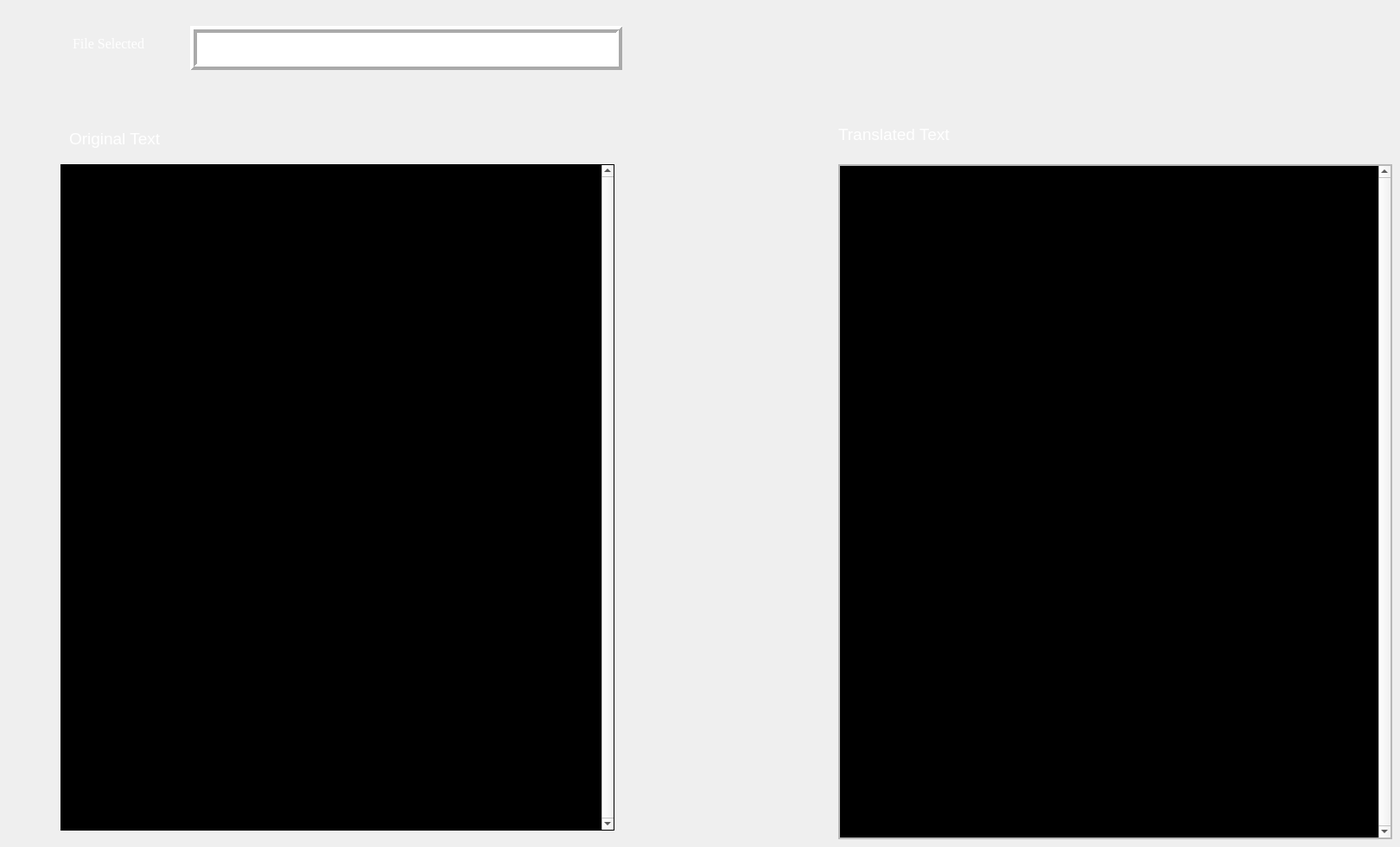
    <widget class="QWidget" name="page4">
     <widget class="QLabel" name="label">
      <property name="geometry">
       <rect>
        <x>220</x>
        <y>30</y>
        <width>500</width>
        <height>51</height>
       </rect>
      </property>
      <property name="font">
       <font>
        <family>Times New Roman</family>
        <pointsize>12</pointsize>
       </font>
      </property>
      <property name="styleSheet">
       <string notr="true">background-color: rgb(255, 255, 255);</string>
      </property>
      <property name="frameShape">
       <enum>QFrame::Box</enum>
      </property>
      <property name="frameShadow">
       <enum>QFrame::Raised</enum>
      </property>
      <property name="lineWidth">
       <number>4</number>
      </property>
      <property name="text">
       <string/>
      </property>
     </widget>
     <widget class="QPlainTextEdit" name="plainTextEdit">
      <property name="geometry">
       <rect>
        <x>70</x>
        <y>190</y>
        <width>641</width>
        <height>771</height>
       </rect>
      </property>
      <property name="palette">
       <palette>
        <active>
         <colorrole role="Button">
          <brush brushstyle="SolidPattern">
           <color alpha="255">
            <red>0</red>
            <green>0</green>
            <blue>0</blue>
           </color>
          </brush>
         </colorrole>
         <colorrole role="Text">
          <brush brushstyle="SolidPattern">
           <color alpha="255">
            <red>255</red>
            <green>255</green>
            <blue>255</blue>
           </color>
          </brush>
         </colorrole>
         <colorrole role="Base">
          <brush brushstyle="SolidPattern">
           <color alpha="255">
            <red>0</red>
            <green>0</green>
            <blue>0</blue>
           </color>
          </brush>
         </colorrole>
         <colorrole role="Window">
          <brush brushstyle="SolidPattern">
           <color alpha="255">
            <red>0</red>
            <green>0</green>
            <blue>0</blue>
           </color>
          </brush>
         </colorrole>
         <colorrole role="Highlight">
          <brush brushstyle="SolidPattern">
           <color alpha="255">
            <red>0</red>
            <green>0</green>
            <blue>0</blue>
           </color>
          </brush>
         </colorrole>
        </active>
        <inactive>
         <colorrole role="Button">
          <brush brushstyle="SolidPattern">
           <color alpha="255">
            <red>0</red>
            <green>0</green>
            <blue>0</blue>
           </color>
          </brush>
         </colorrole>
         <colorrole role="Text">
          <brush brushstyle="SolidPattern">
           <color alpha="255">
            <red>255</red>
            <green>255</green>
            <blue>255</blue>
           </color>
          </brush>
         </colorrole>
         <colorrole role="Base">
          <brush brushstyle="SolidPattern">
           <color alpha="255">
            <red>0</red>
            <green>0</green>
            <blue>0</blue>
           </color>
          </brush>
         </colorrole>
         <colorrole role="Window">
          <brush brushstyle="SolidPattern">
           <color alpha="255">
            <red>0</red>
            <green>0</green>
            <blue>0</blue>
           </color>
          </brush>
         </colorrole>
         <colorrole role="Highlight">
          <brush brushstyle="SolidPattern">
           <color alpha="255">
            <red>0</red>
            <green>0</green>
            <blue>0</blue>
           </color>
          </brush>
         </colorrole>
        </inactive>
        <disabled>
         <colorrole role="Button">
          <brush brushstyle="SolidPattern">
           <color alpha="255">
            <red>0</red>
            <green>0</green>
            <blue>0</blue>
           </color>
          </brush>
         </colorrole>
         <colorrole role="Text">
          <brush brushstyle="SolidPattern">
           <color alpha="255">
            <red>120</red>
            <green>120</green>
            <blue>120</blue>
           </color>
          </brush>
         </colorrole>
         <colorrole role="Base">
          <brush brushstyle="SolidPattern">
           <color alpha="255">
            <red>0</red>
            <green>0</green>
            <blue>0</blue>
           </color>
          </brush>
         </colorrole>
         <colorrole role="Window">
          <brush brushstyle="SolidPattern">
           <color alpha="255">
            <red>0</red>
            <green>0</green>
            <blue>0</blue>
           </color>
          </brush>
         </colorrole>
         <colorrole role="Highlight">
          <brush brushstyle="SolidPattern">
           <color alpha="255">
            <red>0</red>
            <green>0</green>
            <blue>0</blue>
           </color>
          </brush>
         </colorrole>
        </disabled>
       </palette>
      </property>
      <property name="font">
       <font>
        <family>Bahnschrift Light</family>
        <pointsize>14</pointsize>
        <weight>50</weight>
        <bold>false</bold>
       </font>
      </property>
      <property name="styleSheet">
       <string notr="true">selection-background-color: rgb(0, 0, 0);</string>
      </property>
      <property name="frameShape">
       <enum>QFrame::StyledPanel</enum>
      </property>
      <property name="frameShadow">
       <enum>QFrame::Raised</enum>
      </property>
      <property name="lineWidth">
       <number>2</number>
      </property>
      <property name="midLineWidth">
       <number>0</number>
      </property>
      <property name="verticalScrollBarPolicy">
       <enum>Qt::ScrollBarAlwaysOn</enum>
      </property>
      <property name="documentTitle">
       <string>Original Text</string>
      </property>
      <property name="lineWrapMode">
       <enum>QPlainTextEdit::WidgetWidth</enum>
      </property>
      <property name="backgroundVisible">
       <bool>true</bool>
      </property>
     </widget>
     <widget class="QPlainTextEdit" name="plainTextEdit_2">
      <property name="geometry">
       <rect>
        <x>970</x>
        <y>190</y>
        <width>641</width>
        <height>781</height>
       </rect>
      </property>
      <property name="palette">
       <palette>
        <active>
         <colorrole role="Button">
          <brush brushstyle="SolidPattern">
           <color alpha="255">
            <red>0</red>
            <green>0</green>
            <blue>0</blue>
           </color>
          </brush>
         </colorrole>
         <colorrole role="Text">
          <brush brushstyle="SolidPattern">
           <color alpha="255">
            <red>255</red>
            <green>255</green>
            <blue>255</blue>
           </color>
          </brush>
         </colorrole>
         <colorrole role="Base">
          <brush brushstyle="SolidPattern">
           <color alpha="255">
            <red>0</red>
            <green>0</green>
            <blue>0</blue>
           </color>
          </brush>
         </colorrole>
         <colorrole role="Window">
          <brush brushstyle="SolidPattern">
           <color alpha="255">
            <red>0</red>
            <green>0</green>
            <blue>0</blue>
           </color>
          </brush>
         </colorrole>
         <colorrole role="Highlight">
          <brush brushstyle="SolidPattern">
           <color alpha="255">
            <red>0</red>
            <green>0</green>
            <blue>0</blue>
           </color>
          </brush>
         </colorrole>
        </active>
        <inactive>
         <colorrole role="Button">
          <brush brushstyle="SolidPattern">
           <color alpha="255">
            <red>0</red>
            <green>0</green>
            <blue>0</blue>
           </color>
          </brush>
         </colorrole>
         <colorrole role="Text">
          <brush brushstyle="SolidPattern">
           <color alpha="255">
            <red>255</red>
            <green>255</green>
            <blue>255</blue>
           </color>
          </brush>
         </colorrole>
         <colorrole role="Base">
          <brush brushstyle="SolidPattern">
           <color alpha="255">
            <red>0</red>
            <green>0</green>
            <blue>0</blue>
           </color>
          </brush>
         </colorrole>
         <colorrole role="Window">
          <brush brushstyle="SolidPattern">
           <color alpha="255">
            <red>0</red>
            <green>0</green>
            <blue>0</blue>
           </color>
          </brush>
         </colorrole>
         <colorrole role="Highlight">
          <brush brushstyle="SolidPattern">
           <color alpha="255">
            <red>0</red>
            <green>0</green>
            <blue>0</blue>
           </color>
          </brush>
         </colorrole>
        </inactive>
        <disabled>
         <colorrole role="Button">
          <brush brushstyle="SolidPattern">
           <color alpha="255">
            <red>0</red>
            <green>0</green>
            <blue>0</blue>
           </color>
          </brush>
         </colorrole>
         <colorrole role="Text">
          <brush brushstyle="SolidPattern">
           <color alpha="255">
            <red>120</red>
            <green>120</green>
            <blue>120</blue>
           </color>
          </brush>
         </colorrole>
         <colorrole role="Base">
          <brush brushstyle="SolidPattern">
           <color alpha="255">
            <red>0</red>
            <green>0</green>
            <blue>0</blue>
           </color>
          </brush>
         </colorrole>
         <colorrole role="Window">
          <brush brushstyle="SolidPattern">
           <color alpha="255">
            <red>0</red>
            <green>0</green>
            <blue>0</blue>
           </color>
          </brush>
         </colorrole>
         <colorrole role="Highlight">
          <brush brushstyle="SolidPattern">
           <color alpha="255">
            <red>0</red>
            <green>0</green>
            <blue>0</blue>
           </color>
          </brush>
         </colorrole>
        </disabled>
       </palette>
      </property>
      <property name="font">
       <font>
        <family>Bahnschrift Light</family>
        <pointsize>14</pointsize>
       </font>
      </property>
      <property name="styleSheet">
       <string notr="true">selection-background-color: rgb(0, 0, 0);</string>
      </property>
      <property name="frameShape">
       <enum>QFrame::Box</enum>
      </property>
      <property name="frameShadow">
       <enum>QFrame::Raised</enum>
      </property>
      <property name="lineWidth">
       <number>0</number>
      </property>
      <property name="midLineWidth">
       <number>2</number>
      </property>
      <property name="verticalScrollBarPolicy">
       <enum>Qt::ScrollBarAlwaysOn</enum>
      </property>
     </widget>
     <widget class="QLabel" name="label_7">
      <property name="geometry">
       <rect>
        <x>40</x>
        <y>30</y>
        <width>171</width>
        <height>41</height>
       </rect>
      </property>
      <property name="palette">
       <palette>
        <active>
         <colorrole role="WindowText">
          <brush brushstyle="SolidPattern">
           <color alpha="255">
            <red>255</red>
            <green>255</green>
            <blue>255</blue>
           </color>
          </brush>
         </colorrole>
         <colorrole role="Button">
          <brush brushstyle="SolidPattern">
           <color alpha="255">
            <red>0</red>
            <green>0</green>
            <blue>0</blue>
           </color>
          </brush>
         </colorrole>
         <colorrole role="Base">
          <brush brushstyle="SolidPattern">
           <color alpha="255">
            <red>0</red>
            <green>0</green>
            <blue>0</blue>
           </color>
          </brush>
         </colorrole>
         <colorrole role="Window">
          <brush brushstyle="SolidPattern">
           <color alpha="255">
            <red>0</red>
            <green>0</green>
            <blue>0</blue>
           </color>
          </brush>
         </colorrole>
        </active>
        <inactive>
         <colorrole role="WindowText">
          <brush brushstyle="SolidPattern">
           <color alpha="255">
            <red>255</red>
            <green>255</green>
            <blue>255</blue>
           </color>
          </brush>
         </colorrole>
         <colorrole role="Button">
          <brush brushstyle="SolidPattern">
           <color alpha="255">
            <red>0</red>
            <green>0</green>
            <blue>0</blue>
           </color>
          </brush>
         </colorrole>
         <colorrole role="Base">
          <brush brushstyle="SolidPattern">
           <color alpha="255">
            <red>0</red>
            <green>0</green>
            <blue>0</blue>
           </color>
          </brush>
         </colorrole>
         <colorrole role="Window">
          <brush brushstyle="SolidPattern">
           <color alpha="255">
            <red>0</red>
            <green>0</green>
            <blue>0</blue>
           </color>
          </brush>
         </colorrole>
        </inactive>
        <disabled>
         <colorrole role="WindowText">
          <brush brushstyle="SolidPattern">
           <color alpha="255">
            <red>120</red>
            <green>120</green>
            <blue>120</blue>
           </color>
          </brush>
         </colorrole>
         <colorrole role="Button">
          <brush brushstyle="SolidPattern">
           <color alpha="255">
            <red>0</red>
            <green>0</green>
            <blue>0</blue>
           </color>
          </brush>
         </colorrole>
         <colorrole role="Base">
          <brush brushstyle="SolidPattern">
           <color alpha="255">
            <red>0</red>
            <green>0</green>
            <blue>0</blue>
           </color>
          </brush>
         </colorrole>
         <colorrole role="Window">
          <brush brushstyle="SolidPattern">
           <color alpha="255">
            <red>0</red>
            <green>0</green>
            <blue>0</blue>
           </color>
          </brush>
         </colorrole>
        </disabled>
       </palette>
      </property>
      <property name="font">
       <font>
        <family>Times New Roman</family>
        <pointsize>12</pointsize>
       </font>
      </property>
      <property name="text">
       <string>&lt;html&gt;&lt;head/&gt;&lt;body&gt;&lt;p align=&quot;center&quot;&gt;File Selected&lt;/p&gt;&lt;/body&gt;&lt;/html&gt;</string>
      </property>
     </widget>
     <widget class="QLabel" name="label_8">
      <property name="geometry">
       <rect>
        <x>80</x>
        <y>140</y>
        <width>201</width>
        <height>41</height>
       </rect>
      </property>
      <property name="palette">
       <palette>
        <active>
         <colorrole role="WindowText">
          <brush brushstyle="SolidPattern">
           <color alpha="255">
            <red>255</red>
            <green>255</green>
            <blue>255</blue>
           </color>
          </brush>
         </colorrole>
         <colorrole role="Button">
          <brush brushstyle="SolidPattern">
           <color alpha="255">
            <red>0</red>
            <green>0</green>
            <blue>0</blue>
           </color>
          </brush>
         </colorrole>
         <colorrole role="Base">
          <brush brushstyle="SolidPattern">
           <color alpha="255">
            <red>0</red>
            <green>0</green>
            <blue>0</blue>
           </color>
          </brush>
         </colorrole>
         <colorrole role="Window">
          <brush brushstyle="SolidPattern">
           <color alpha="255">
            <red>0</red>
            <green>0</green>
            <blue>0</blue>
           </color>
          </brush>
         </colorrole>
        </active>
        <inactive>
         <colorrole role="WindowText">
          <brush brushstyle="SolidPattern">
           <color alpha="255">
            <red>255</red>
            <green>255</green>
            <blue>255</blue>
           </color>
          </brush>
         </colorrole>
         <colorrole role="Button">
          <brush brushstyle="SolidPattern">
           <color alpha="255">
            <red>0</red>
            <green>0</green>
            <blue>0</blue>
           </color>
          </brush>
         </colorrole>
         <colorrole role="Base">
          <brush brushstyle="SolidPattern">
           <color alpha="255">
            <red>0</red>
            <green>0</green>
            <blue>0</blue>
           </color>
          </brush>
         </colorrole>
         <colorrole role="Window">
          <brush brushstyle="SolidPattern">
           <color alpha="255">
            <red>0</red>
            <green>0</green>
            <blue>0</blue>
           </color>
          </brush>
         </colorrole>
        </inactive>
        <disabled>
         <colorrole role="WindowText">
          <brush brushstyle="SolidPattern">
           <color alpha="255">
            <red>120</red>
            <green>120</green>
            <blue>120</blue>
           </color>
          </brush>
         </colorrole>
         <colorrole role="Button">
          <brush brushstyle="SolidPattern">
           <color alpha="255">
            <red>0</red>
            <green>0</green>
            <blue>0</blue>
           </color>
          </brush>
         </colorrole>
         <colorrole role="Base">
          <brush brushstyle="SolidPattern">
           <color alpha="255">
            <red>0</red>
            <green>0</green>
            <blue>0</blue>
           </color>
          </brush>
         </colorrole>
         <colorrole role="Window">
          <brush brushstyle="SolidPattern">
           <color alpha="255">
            <red>0</red>
            <green>0</green>
            <blue>0</blue>
           </color>
          </brush>
         </colorrole>
        </disabled>
       </palette>
      </property>
      <property name="font">
       <font>
        <pointsize>14</pointsize>
       </font>
      </property>
      <property name="text">
       <string>Original Text</string>
      </property>
     </widget>
     <widget class="QLabel" name="label_9">
      <property name="geometry">
       <rect>
        <x>970</x>
        <y>130</y>
        <width>201</width>
        <height>51</height>
       </rect>
      </property>
      <property name="palette">
       <palette>
        <active>
         <colorrole role="WindowText">
          <brush brushstyle="SolidPattern">
           <color alpha="255">
            <red>255</red>
            <green>255</green>
            <blue>255</blue>
           </color>
          </brush>
         </colorrole>
         <colorrole role="Button">
          <brush brushstyle="SolidPattern">
           <color alpha="255">
            <red>0</red>
            <green>0</green>
            <blue>0</blue>
           </color>
          </brush>
         </colorrole>
         <colorrole role="Base">
          <brush brushstyle="SolidPattern">
           <color alpha="255">
            <red>0</red>
            <green>0</green>
            <blue>0</blue>
           </color>
          </brush>
         </colorrole>
         <colorrole role="Window">
          <brush brushstyle="SolidPattern">
           <color alpha="255">
            <red>0</red>
            <green>0</green>
            <blue>0</blue>
           </color>
          </brush>
         </colorrole>
        </active>
        <inactive>
         <colorrole role="WindowText">
          <brush brushstyle="SolidPattern">
           <color alpha="255">
            <red>255</red>
            <green>255</green>
            <blue>255</blue>
           </color>
          </brush>
         </colorrole>
         <colorrole role="Button">
          <brush brushstyle="SolidPattern">
           <color alpha="255">
            <red>0</red>
            <green>0</green>
            <blue>0</blue>
           </color>
          </brush>
         </colorrole>
         <colorrole role="Base">
          <brush brushstyle="SolidPattern">
           <color alpha="255">
            <red>0</red>
            <green>0</green>
            <blue>0</blue>
           </color>
          </brush>
         </colorrole>
         <colorrole role="Window">
          <brush brushstyle="SolidPattern">
           <color alpha="255">
            <red>0</red>
            <green>0</green>
            <blue>0</blue>
           </color>
          </brush>
         </colorrole>
        </inactive>
        <disabled>
         <colorrole role="WindowText">
          <brush brushstyle="SolidPattern">
           <color alpha="255">
            <red>120</red>
            <green>120</green>
            <blue>120</blue>
           </color>
          </brush>
         </colorrole>
         <colorrole role="Button">
          <brush brushstyle="SolidPattern">
           <color alpha="255">
            <red>0</red>
            <green>0</green>
            <blue>0</blue>
           </color>
          </brush>
         </colorrole>
         <colorrole role="Base">
          <brush brushstyle="SolidPattern">
           <color alpha="255">
            <red>0</red>
            <green>0</green>
            <blue>0</blue>
           </color>
          </brush>
         </colorrole>
         <colorrole role="Window">
          <brush brushstyle="SolidPattern">
           <color alpha="255">
            <red>0</red>
            <green>0</green>
            <blue>0</blue>
           </color>
          </brush>
         </colorrole>
        </disabled>
       </palette>
      </property>
      <property name="font">
       <font>
        <pointsize>14</pointsize>
       </font>
      </property>
      <property name="text">
       <string>Translated Text</string>
      </property>
     </widget>
    </widget>
